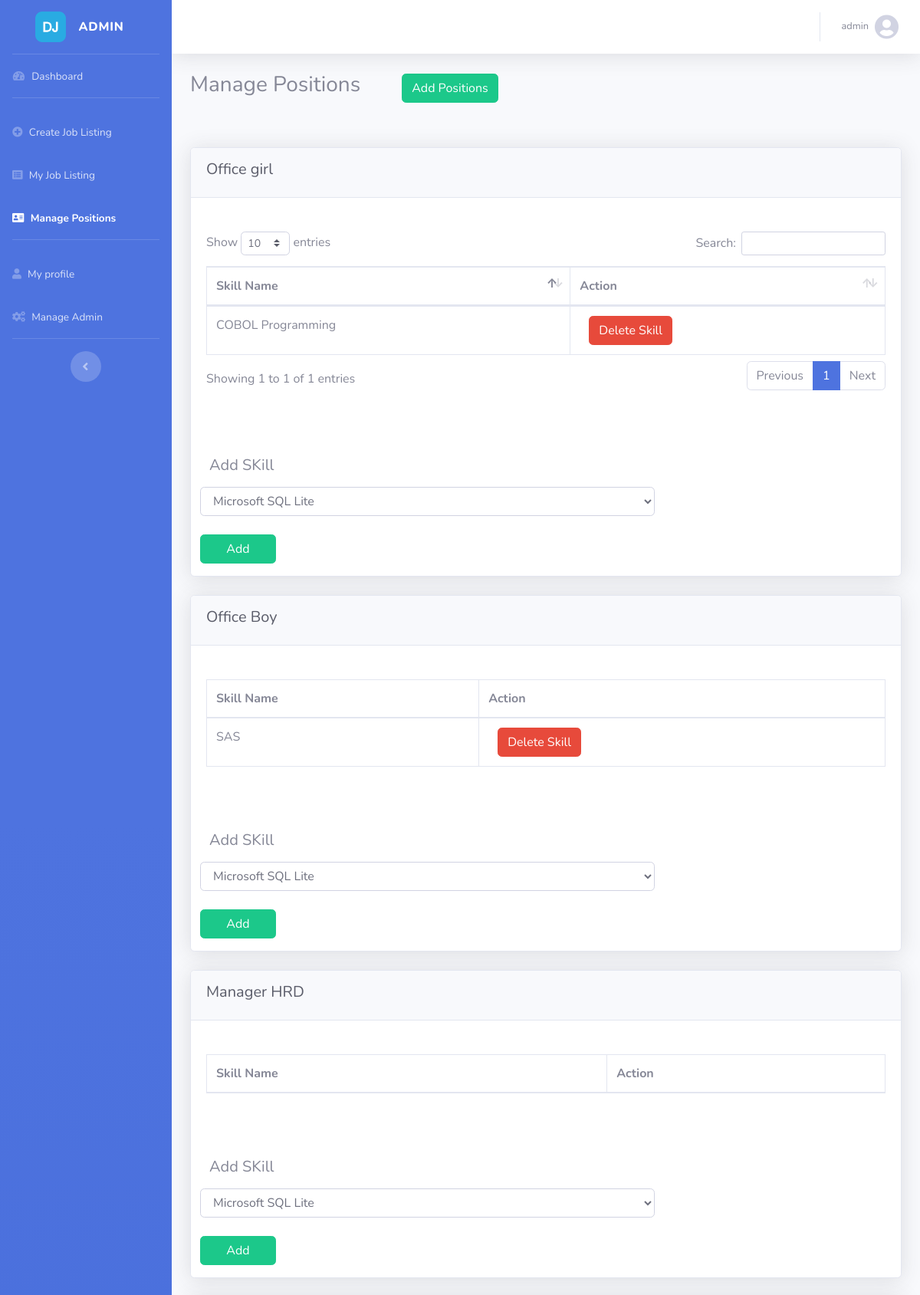
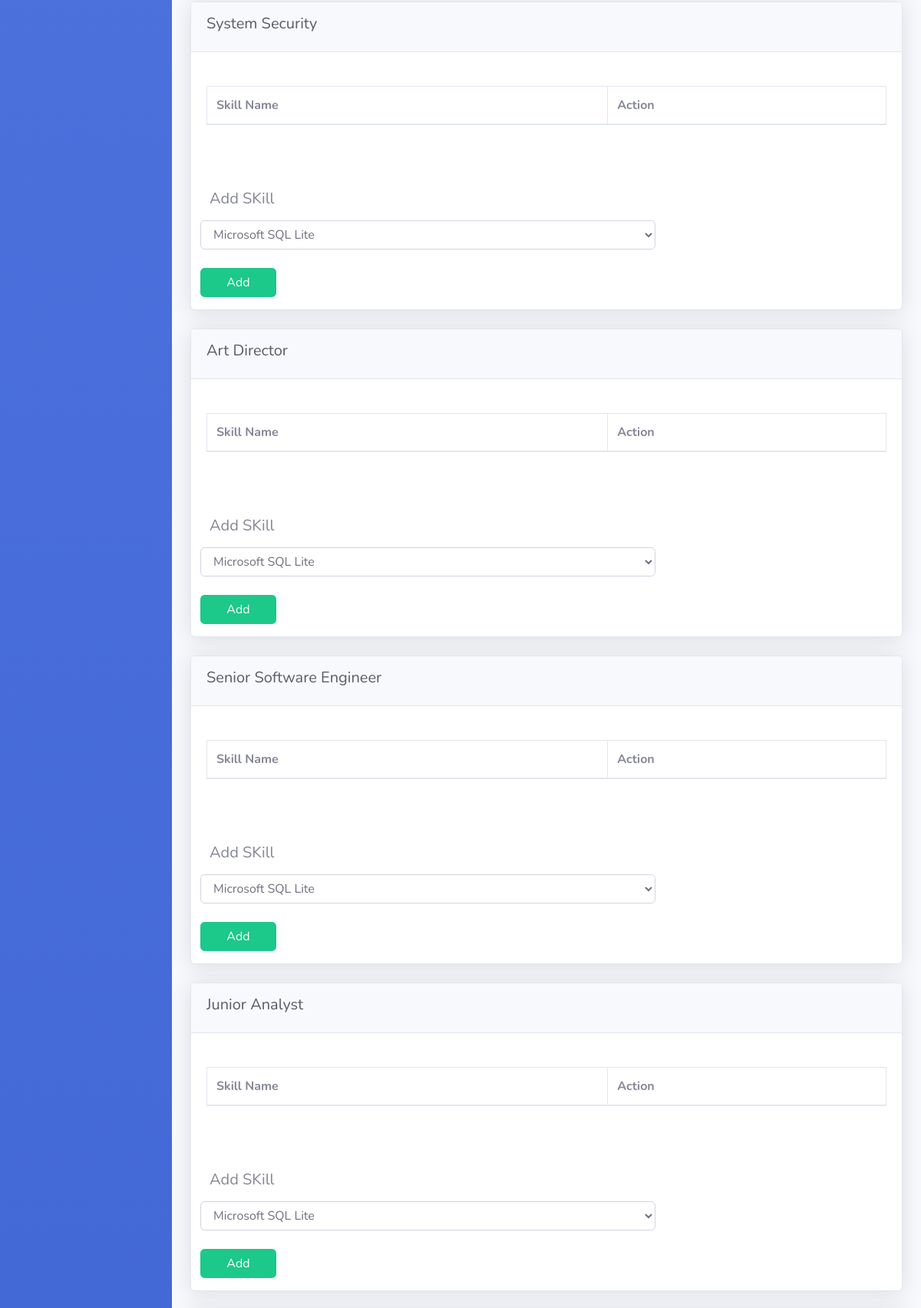
The app's page /Cpositions.php (signed in, upper part) with its own data (2 pictures, top to bottom).
### tables this page shows
CREATE TABLE `msposition` (
  `PositionID` varchar(15) NOT NULL,
  `PositionName` varchar(255) DEFAULT NULL,
  `CreatedDate` date DEFAULT NULL,
  `UpdatedDate` date DEFAULT NULL,
  `CreatedBy` varchar(125) DEFAULT NULL,
  `UpdatedBy` varchar(125) DEFAULT NULL
);

CREATE TABLE `trpositionskilldetail` (
  `SkillID` varchar(15) NOT NULL,
  `PositionID` varchar(15) NOT NULL,
  `CreatedDate` date DEFAULT NULL,
  `UpdatedDate` date DEFAULT NULL,
  `CreatedBy` varchar(125) DEFAULT NULL,
  `UpdatedBy` varchar(125) DEFAULT NULL
);

CREATE TABLE `msskill` (
  `SkillID` varchar(15) NOT NULL,
  `SkillName` varchar(255) DEFAULT NULL,
  `SkillDesc` varchar(255) DEFAULT NULL,
  `CreatedDate` date DEFAULT NULL,
  `UpdatedDate` date DEFAULT NULL,
  `CreatedBy` varchar(125) DEFAULT NULL,
  `UpdatedBy` varchar(125) DEFAULT NULL
);

### Cpositions.php (the view, shortened to what this page needs)
<?php
if($_SESSION['RoleID']==2||$_SESSION['RoleID']==3){
?>
<!DOCTYPE html>
<html lang="en">
<head><meta http-equiv="Content-Type" content="text/html; charset=utf-8">
  <link href="vendor/fontawesome-free/css/all.min.css" rel="stylesheet" type="text/css">
  <link href="css/sb-admin-2.min.css" rel="stylesheet">
  <link href="vendor/datatables/dataTables.bootstrap4.min.css" rel="stylesheet">
</head>
<body id="page-top">
<?php
 include_once("Cexcontain.php");
 ?>
      <div class="container-fluid">
            <label class="control-label"><h3 class="">Manage Positions</h3></label>
             <a style="text-decoration: none; margin:50px;" data-toggle="modal"data-target="#addposition">
              <button  id="status" class="btn btn-success"> Add Positions </button>
              </a>
              <br>
              <br>
              <br>
            <?php
            include_once "config/DB.php";
            $query="SELECT *FROM msposition order by createddate desc";
            $result=$conn->query($query);
            while($data=$result->fetch_assoc()){
            ?>
          <div class="card shadow mb-4">
             <div class="card-header py-3">
              <h5 class="h5 mb-2 text-gray-800"><?=$data['PositionName']?></h5>
            </div>
            <div class="card-body">
              <br>
              <div class="table">
                <table class="table table-bordered" id="dataTable" width="100%" cellspacing="0">
                  <thead>
                    <tr>
                      <th>Skill Name</th>
                      <th>Action</th>
                    </tr>
                  </thead>
                  <tbody>
                  <?php
                    $position=$data['PositionID'];
                    $skill="SELECT a.SkillID,PositionID, SkillName FROM trpositionskilldetail a join msskill m on a.SkillID=m.SkillID where PositionID='$position'";
                    $result1=$conn->query($skill);
                    while($data1=$result1->fetch_assoc()){
                  ?>
                    <tr>
                      <td><?= $data1['SkillName']?></td>
                      <td>
                      <form method="POST" action="controller/deleteSkillPosition.php?PositionID=<?=$data['PositionID']?>" class="form-horizontal col-12">
                          <button  id="status" class="btn btn-danger"> Delete Skill </button>
                      </form>
                      </td>
                    </tr>
                    <?php }?>
                  </tbody>
                </table>
              </div>
            </div>
            <form method="POST" action="controller/managePosition.php?PositionID=<?=$data['PositionID']?>" class="form-horizontal col-12">
                            <br>
                            <br>
                            <div class="form-group mb-3 row">
                                  <div class="col-8">
                                     <label class="col-6 control-label"><h5>Add SKill</h5></label>
                                      <select name="skill" class="form-control form-control-user">
                                        <?php
                                        $query2="SELECT *FROM msskill";
                                        $result2=$conn->query($query2);
                                        while($data2=$result2->fetch_assoc()){
                                        ?>
                                          <option value="<?= $data2['SkillID']?>"><?= $data2['SkillName']?></option>
                                        <?php }?>
                                      </select>
                                      <br>
                                        <button  id="status" class="btn btn-success col-2"> Add</button>
                                  </div>
                            </div>
          </form>
          </div>
          <?php }?>
      </div>
    </div>
  </div>
</body>
</html>
<?php }else{
                      header("location:404.html");
                    }?>

### records on screen
msposition: PositionName "Office girl"
trpositionskilldetail: SkillID.SkillName "COBOL Programming"
msposition: PositionName "Office Boy"
trpositionskilldetail: SkillID.SkillName "SAS"
msposition: PositionName "Manager HRD"
msposition: PositionName "System Security"
msposition: PositionName "Art Director"
msposition: PositionName "Senior Software Engineer"
msposition: PositionName "Junior Analyst"

### other values on screen
$_SESSION['user'] "admin"
form field skill "Microsoft SQL Lite"
